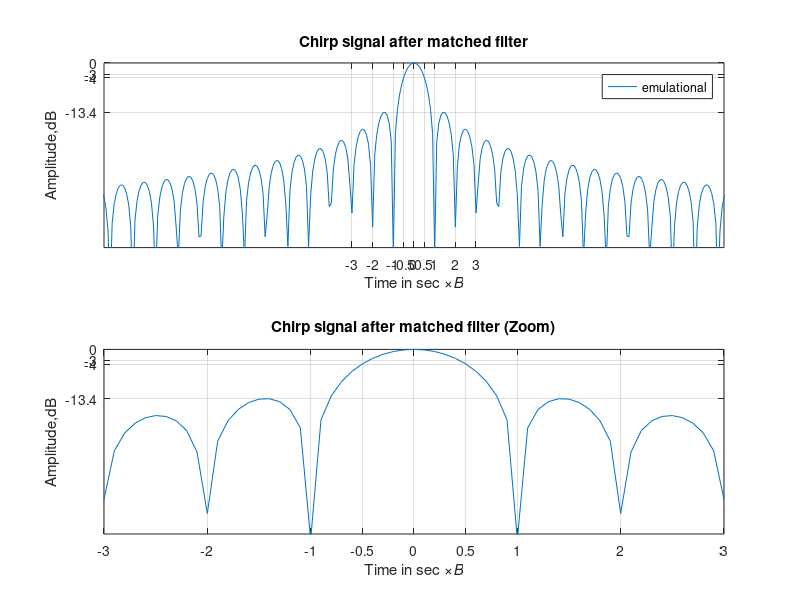
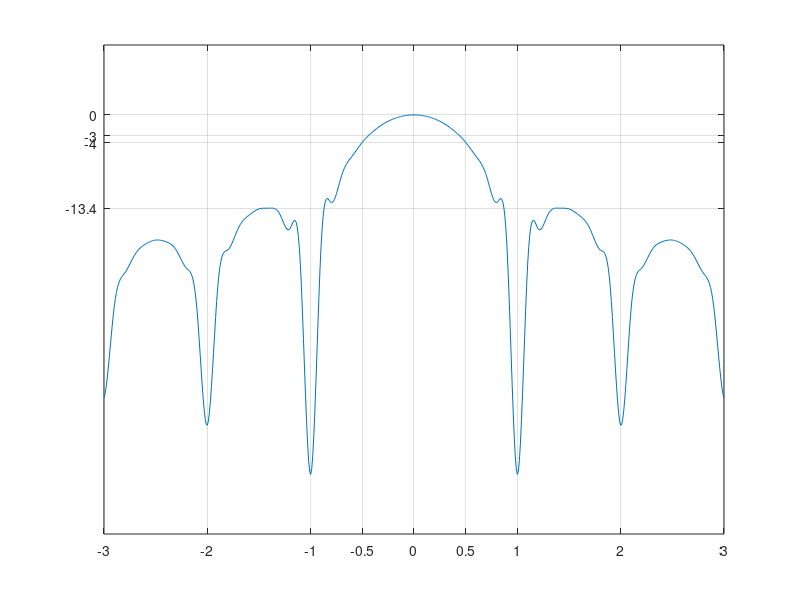
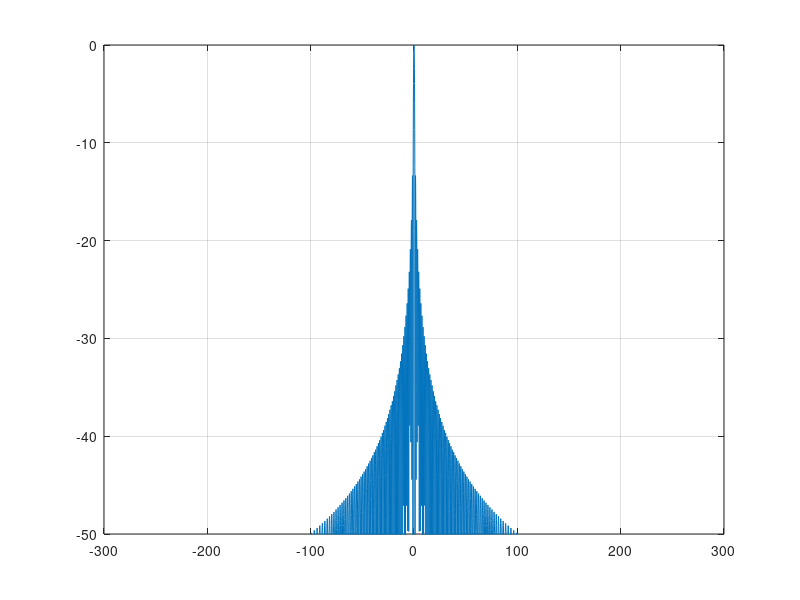

Reproduce these figures in MATLAB, in order.
%%demo of chirp signal after matched filter
T=10e-6;                                   %pulse duration10us
B=30e6;                                    %chirp frequency modulation bandwidth 30MHz
K=B/T;                                       %chirp slope
Fs=10*B;Ts=1/Fs;                     %sampling frequency and sample spacing
N=T/Ts;
t=linspace(-T/2,T/2,N);
St=exp(j*pi*K*t.^2);                     %chirp signal
Ht=exp(-j*pi*K*t.^2);                    %matched filter
Sot=conv(St,Ht);                         %chirp signal after matched filter
subplot(211)
L=2*N-1;
t1=linspace(-T,T,L);
Z=abs(Sot);Z=Z/max(Z);             %normalize 
Z=20*log10(Z+1e-6);
% Z1=abs(sinc(B.*t1));                   %sinc function
% Z1=20*log10(Z1+1e-6);
t1=t1*B;                                         
% plot(t1,Z,t1,Z1,'r.');
plot(t1,Z);
set(gca,'Ytick',[-13.4,-4,-3,0],'Xtick',[-3,-2,-1,-0.5,0,0.5,1,2,3]);
axis([-15,15,-50,inf]);grid on;
legend('emulational','sinc');
xlabel('Time in sec \times\itB');
ylabel('Amplitude,dB');
title('Chirp signal after matched filter');
subplot(212)                              %zoom
N0=3*Fs/B;
t2=-N0*Ts:Ts:N0*Ts;
t2=B*t2;
% plot(t2,Z(N-N0:N+N0),t2,Z1(N-N0:N+N0),'r.');
plot(t2,Z(N-N0:N+N0));
axis([-inf,inf,-50,inf]);grid on;
set(gca,'Ytick',[-13.4,-4,-3,0],'Xtick',[-3,-2,-1,-0.5,0,0.5,1,2,3]);
xlabel('Time in sec \times\itB');
ylabel('Amplitude,dB');
title('Chirp signal after matched filter (Zoom)');


figure
t12=-N0*Ts:Ts/10:N0*Ts;
t12=t12*B;
Z2=interp1(t1,Z,t12,'spline');
plot(t12,Z2);
set(gca,'Ytick',[-13.4,-4,-3,0],'Xtick',[-3,-2,-1,-0.5,0,0.5,1,2,3]);
grid on;

figure
plot(t1,20*log10(real(Sot)/max(abs(Sot))));
grid on;axis tight;
axis([-inf,inf,-50,inf]);grid on;

